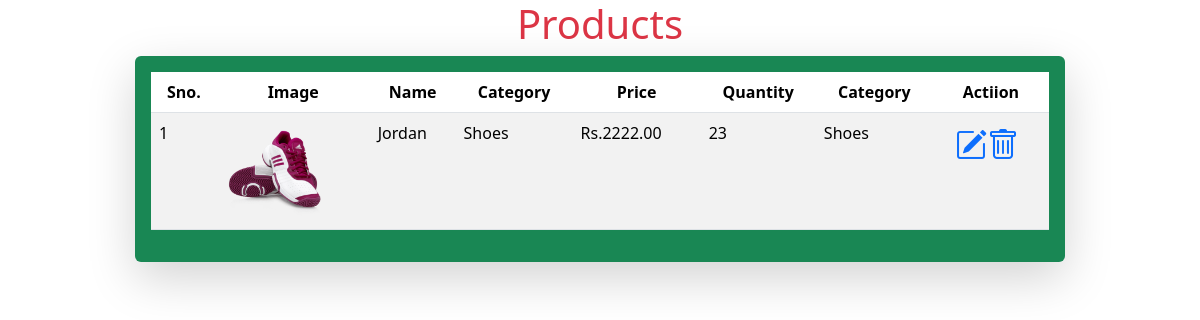
The app's page /allproducts with its own data.
### products/models.py (models this page shows, shortened)
class Setting(models.Model):
  title=models.CharField(max_length=200)
  favicon=models.CharField(max_length=500)
  logo=models.CharField(max_length=500)
  contact=models.IntegerField()
  email=models.EmailField(max_length=200)
  address=models.CharField(max_length=200)
  description=models.CharField(max_length=1000,null=True,blank=True)
  created_at=models.DateTimeField(auto_now_add=True)

class Product(models.Model):
  category=models.ForeignKey(Category,on_delete=models.CASCADE,null=True)
  name=models.CharField(max_length=200)
  image=models.FileField(upload_to='static/uploads',null=True)
  price=models.DecimalField(max_digits=10,decimal_places=2)
  rating=models.DecimalField(max_digits=10,decimal_places=2)
  quantity=models.IntegerField()
  description=models.TextField(max_length=1000,null=True,blank=True)
  created_at=models.DateTimeField(auto_now_add=True)

class Category(models.Model):
  name=models.CharField(max_length=200,null=True)
  description=models.TextField(max_length=1000,blank=True)
  created_at=models.DateTimeField(auto_now_add=True,null=True)
  def __str__(self):
    return self.name

### products/views.py (the view)
# urls.py: path('allproducts',allproduct),
def allproduct(request):
    context={
        'product':Product.objects.all()
    }
    return render(request,'pages/allproducts.html',context)

### products/general.py (called while the page is built)
def setting(request):
  data=Setting.objects.all()  # get all  from settings
  context={
    'data':data  # pass data to template
  }
  return context

### products/templates/pages/allproducts.html (shortened to what this page needs)
{% extends "layout.html" %}
{% block main-content %}
    <div class="container">
      <h1 class="text-center text-danger">Products</h1>
      <div class="d-flex justify-content-center  ">
        <div class="col-md-10 rounded shadow-lg p-3 bg-success">
          <table class="table table-border table-striped table-hover">
            <thead>
              <tr class="text-center">
                <th>Sno.</th>
                <th>Image</th>
                <th>Name</th>
                <th>Category</th>
                <th>Price</th>
                <th>Quantity</th>
                <th>Category</th>
                <th>Actiion</th>
              </tr>
            </thead>
            <tbody>
              {% for data in product %}
              <tr>
                <td>{{forloop.counter}}</td>
                <td><img src="{{data.image}}" alt="" width="100px" height="100px"></td>
                <td>{{data.name}}</td>
                <td>{{data.category}}</td>
                <td>Rs.{{data.price}}</td>
                <td>{{data.quantity}}</td>
                <td>{{data.category}}</td>
                <td>
                  <div class="d-md-flex justify-content-center align-items-center">
                    <a href="updateproduct/{{data.id}}"><i class="bi bi-pencil-square fs-2"></i></a>
                    <a href="deleteproduct/{{data.id}}" onclick="return confirm('Are you sure you want to delete this item?')"> <i class="bi bi-trash fs-2 pe-md-2"></i></a>
                  </div>
                </td>
              {% endfor %}
            </tbody>
          </table>
        </div>
      </div>
      </div>
{% endblock  %}

### records on screen
Product: image (picture), name "Jordan", category "Shoes", price "2222.00", quantity "23"
